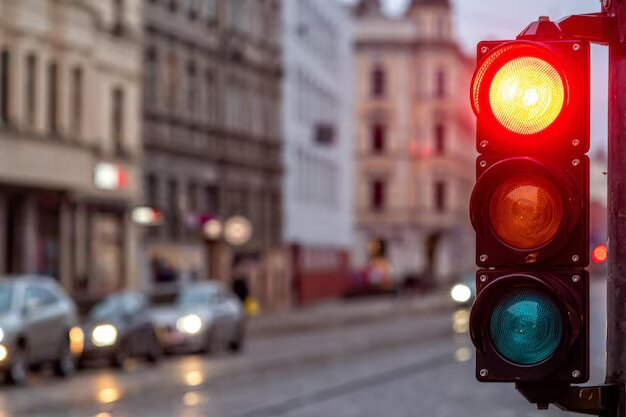
#> input picture 1/traffic1.png, 626 x 417 px
$ python 1.py
#> lines starting #> are read from the running program, lines starting #| are printed output that depends on the picture; after the words box and inside, x2 and y2 are one past the last pixel; in counts of white or black regions, pixels touching at a corner belong together
#> further down, image is the input picture: shape (417, 626, 3); mean B, G, R 92.8, 92.9, 123.5
import cv2

import numpy as np


def detect_traffic_light_color(image,rect):
    x,y,w,h = rect

    roi = image[y:y+h,x:x+w]
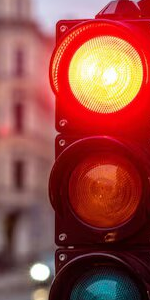
#> roi: shape (300, 150, 3); mean B, G, R 65.4, 74.1, 153.5

    image_hsv = cv2.cvtColor(roi,cv2.COLOR_BGR2HSV)
#> image_hsv: shape (300, 150, 3); mean H, S, V 80.9, 164, 156

    red_lower = np.array([0,120,70])
    red_upper = np.array([10,250,255])


    yellow_lower =np.array([9,100,100])
    yellow_upper = np.array([30,255,255])


    green_lower = np.array([35, 100, 100])
    green_upper = np.array([85, 255, 255])


    red_mask = cv2.inRange(image_hsv,red_lower,red_upper)
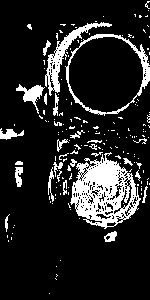
#> red_mask: shape (300, 150); 14.3% white; 173 white regions (146 under 20 px), largest, box (x1, y1, x2, y2) and area: (70, 152, 141, 229) 2834, (45, 22, 112, 96) 846, (65, 34, 150, 116) 815
    yellow_mask = cv2.inRange(image_hsv,yellow_lower,yellow_upper)
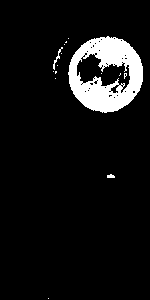
#> yellow_mask: shape (300, 150); 7.6% white; 15 white regions (12 under 20 px), largest, box (x1, y1, x2, y2) and area: (68, 36, 143, 113) 3337, (53, 47, 63, 70) 47, (107, 174, 115, 178) 25
    green_mask = cv2.inRange(image_hsv,green_lower,green_upper)
#> green_mask: shape (300, 150); every value is 0


    font = cv2.FONT_HERSHEY_TRIPLEX
    font_scale =  0.2
    font_thickness = 1


    if cv2.countNonZero(red_mask) > cv2.countNonZero(yellow_mask) and cv2.countNonZero(red_mask) > cv2.countNonZero(green_mask):
        text_color = (0,0,255)
        message = "Detected signal status : Stop"
        color = "red"


    elif cv2.countNonZero(yellow_mask) > cv2.countNonZero(red_mask) and cv2.countNonZero(yellow_mask) > cv2.countNonZero(green_mask):

        text_color = (0,255,255)
        message = "Detected signal status : Caution"
        color = "yellow"


    else:
        text_color = (0,255,0)
        message = "Dectected signal status : GO"
        color = 'green'


    cv2.putText(image,message,(0,30),font,font_scale+0.5,text_color,font_thickness,cv2.LINE_AA)
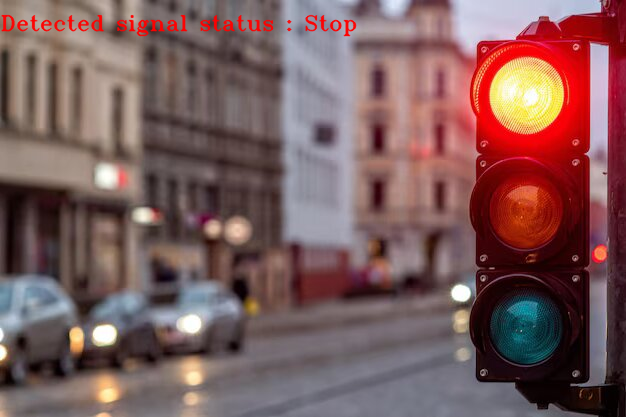
#> image: shape (417, 626, 3); 1.1% of pixels changed, all inside (x1, y1, x2, y2) = (1, 14, 357, 37)

    return image,color


image =cv2.imread("traffic1.png")
rect = [421,21,150,300]

output_image, color = detect_traffic_light_color(image, rect)
#> color = 'red'
cv2.imshow("Traffic Light Detection", output_image)
cv2.waitKey(0)
cv2.destroyAllWindows()

$ run again, with 1/traffic2.png copied over 1/traffic1.png
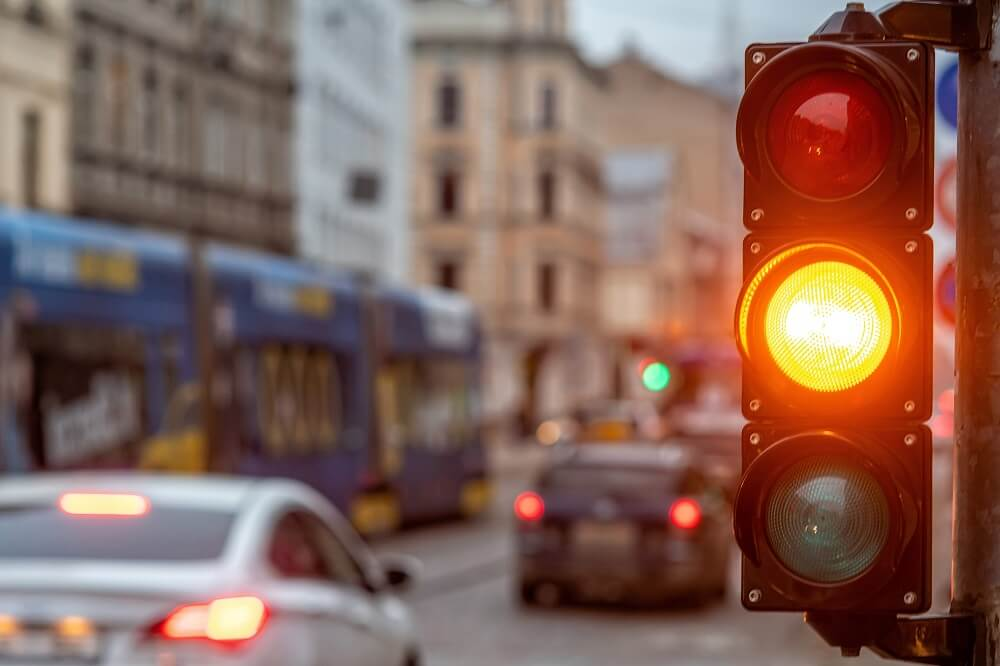
#> input picture 1/traffic2.png, 1000 x 666 px
#> image is the input picture: shape (666, 1000, 3); mean B, G, R 89.1, 99.6, 131.8
#> image_hsv: shape (300, 150, 3); mean H, S, V 15.7, 65.8, 151
#> in detect_traffic_light_color, `red_mask = cv2.inRange(image_hsv,red_lower,red_upper)`:
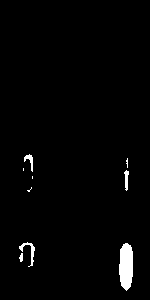
#> red_mask: shape (300, 150); 1.9% white; 9 white regions (4 under 20 px), largest, box (x1, y1, x2, y2) and area: (119, 243, 133, 291) 546, (19, 242, 35, 267) 107, (24, 154, 33, 172) 67, (124, 170, 129, 191) 64, (19, 253, 23, 262) 26
#> yellow_mask: shape (300, 150); 3% white; 19 white regions (12 under 20 px), largest, box (x1, y1, x2, y2) and area: (115, 243, 136, 296) 359, (83, 203, 96, 236) 337, (113, 206, 150, 221) 277
#> green_mask: shape (300, 150); every value is 0
#> in detect_traffic_light_color, `cv2.putText(image,message,(0,30),font,font_scale+0.5,text_color,font_t..`:
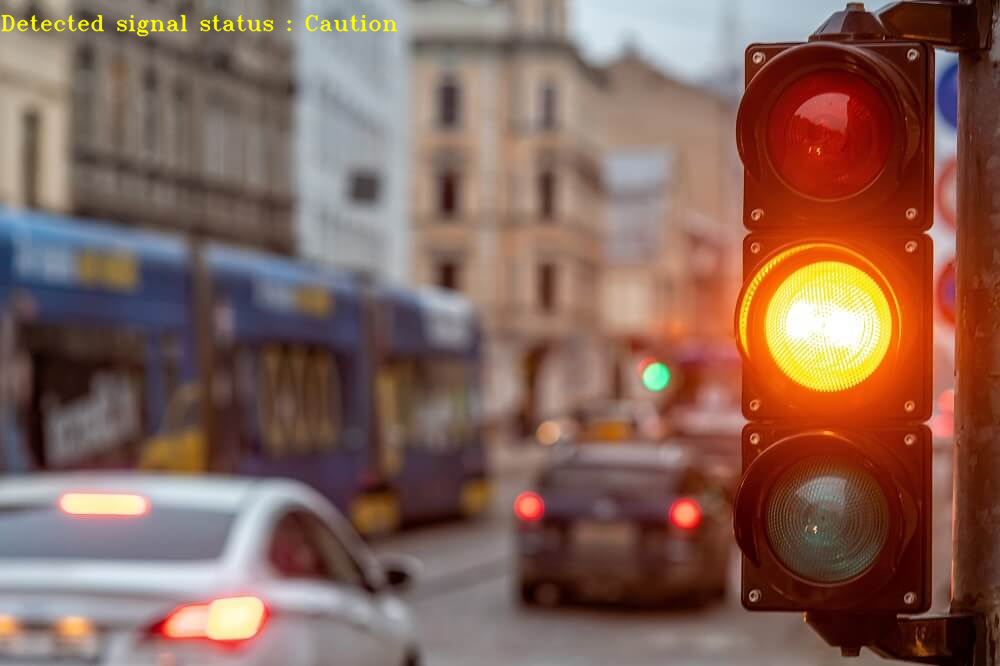
#> image: shape (666, 1000, 3); 0.48% of pixels changed, all inside (x1, y1, x2, y2) = (1, 14, 398, 37)
#> color = 'yellow'
